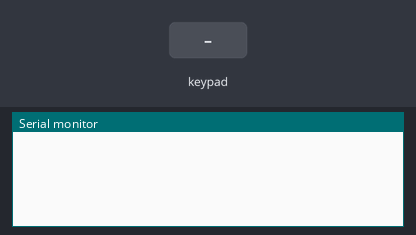
Bench run of a program on a simulated ESP32. Shown: the last lines printed to the serial monitor. The test bench sets the inputs (shaded band). USB keyboard and mouse output is not drawn.

Above: at 1.2 s.
1.3 s: key '1' pressed
At 2.2 s:
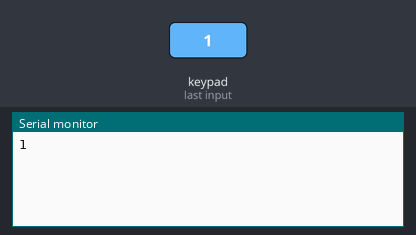
2.8 s: keypad keys 1 8 5 1 7 1 6 # pressed 0.4 s apart
At 6.5 s:
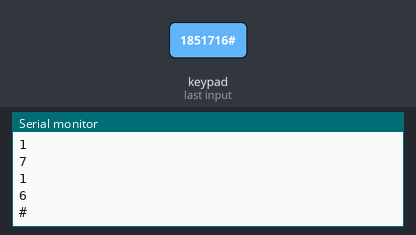
7.5 s: key '*' pressed
At 8.1 s:
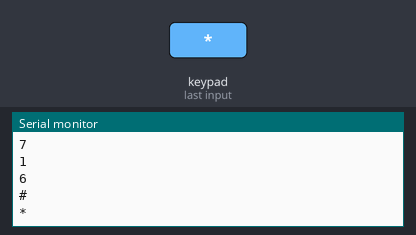
9.0 s: keypad keys 4 2 1 5 pressed 0.4 s apart
At 11.3 s:
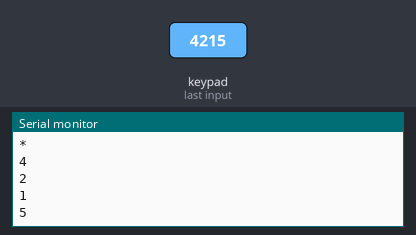
Timing chart, 0 to 12.8 s (numbered marks = the images above; inputs shaded):
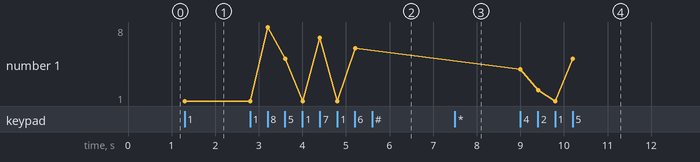

Measured:
- after the input at 1.3 s, the serial monitor: prints a new line at once (image 1)
- after the input at 2.8 s, the serial monitor: prints a new line after 0.41 s (image 2)
- after the input at 7.5 s, the serial monitor: prints a new line at once (image 3)
- after the input at 9.0 s, the serial monitor: prints a new line at once (image 4)
- plotted number 1: 1 → 6 after the input at 2.8 s, 6 → 5 after the input at 9.0 s

The program:

main.cpp
```cpp
#include <Arduino.h>
/*******************************************************************
 *  A simple Macro keyboard built with an ESP32 and a
 *  4*4 Button Matrix.
 *
 *  I use a ESP32 DEVKIT  for this project, but you could
 *  use any ESP32, just adjust the row and col pins if
 *  required.
 *
 *******************************************************************/

// ----------------------------
// Additional Libraries - each one of these will need to be installed.
// ----------------------------

#include <BleKeyboard.h>
// This library is for using BLE HID with your ESP32
//
// This is not availble on the library manager so
// needs to be installed from Github
// https://github.com/T-vK/ESP32-BLE-Keyboard

#include <Keypad.h>
// This library is for interfacing with the 4x4 Matrix
//
// Can be installed from the library manager, search for "keypad"
// and install the one by Mark Stanley and Alexander Brevig
// https://playground.arduino.cc/Code/Keypad/

// the library will return the character inside this array
// when the appropriate button is pressed.
#define ROW_NUM     4 // four rows
#define COLUMN_NUM  3 // three columns

char keys[ROW_NUM][COLUMN_NUM] = {
  {'1', '2', '3'},
  {'4', '5', '6'},
  {'7', '8', '9'},
  {'*', '0', '#'}
};

byte pin_rows[ROW_NUM] = {18, 5, 17, 16}; // GIOP18, GIOP5, GIOP17, GIOP16 connect to the row pins
byte pin_column[COLUMN_NUM] = {4, 2, 15};  // GIOP4, GIOP2, GIOP215 connect to the column pins

Keypad keypad = Keypad( makeKeymap(keys), pin_rows, pin_column, ROW_NUM, COLUMN_NUM );

// First param is name
// Second is manufacturer
// Third is initial batter level
BleKeyboard bleKeyboard("BLE_Fbellsan", "BLough", 100);

void setup() {
  Serial.begin(9600);
  bleKeyboard.begin();
}

// This will hold down all the following buttons.
void sendMacroCommand(uint8_t key) {
  //bleKeyboard.press(KEY_LEFT_CTRL);
  //bleKeyboard.press(KEY_LEFT_SHIFT);
  //bleKeyboard.press(KEY_LEFT_ALT);
  bleKeyboard.press(key);
}

void loop() {
  char key = keypad.getKey();

  // Only do something with the keypress if we
  // are connected to something via bluetooth

  if (bleKeyboard.isConnected() && key) {
    Serial.println(key);
    switch (key) {
      case '1':
        sendMacroCommand(KEY_NUM_1);
        break;
      case '2':
        sendMacroCommand(KEY_NUM_2);
        break;
      case '3':
        sendMacroCommand(KEY_NUM_3);
        break;
      case '4':
        sendMacroCommand(KEY_NUM_4);
        break;
      case '5':
        sendMacroCommand(KEY_NUM_5);
        break;
      case '6':
        sendMacroCommand(KEY_NUM_6);
        break;
      case '7':
        sendMacroCommand(KEY_NUM_7);
        break;
      case '8':
        sendMacroCommand(KEY_NUM_8);
        break;
      case '9':
        sendMacroCommand(KEY_NUM_9);
        break;
      case '0':
        sendMacroCommand(KEY_NUM_0);
        break;
      case '*':
        sendMacroCommand(KEY_F11);
        break;
      case '#':
        sendMacroCommand(KEY_F12);
        break;
      case 'A':
        sendMacroCommand('a');
        break;
      case 'B':
        sendMacroCommand('b');
        break;
      case 'C':
        sendMacroCommand('c');
        break;
      case 'D':
        sendMacroCommand('d');
        break;
    }

    delay(100);
    bleKeyboard.releaseAll(); // this releases the buttons
  }
}
```
